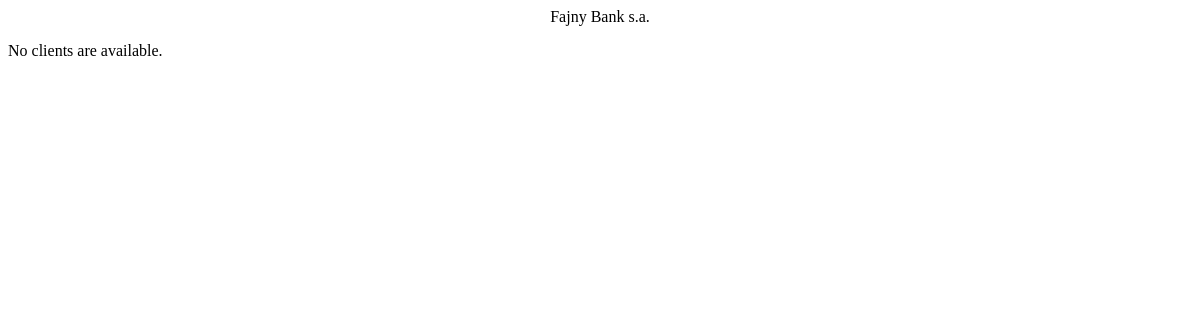
/bank/client/, run on an earlier commit of the app's database.
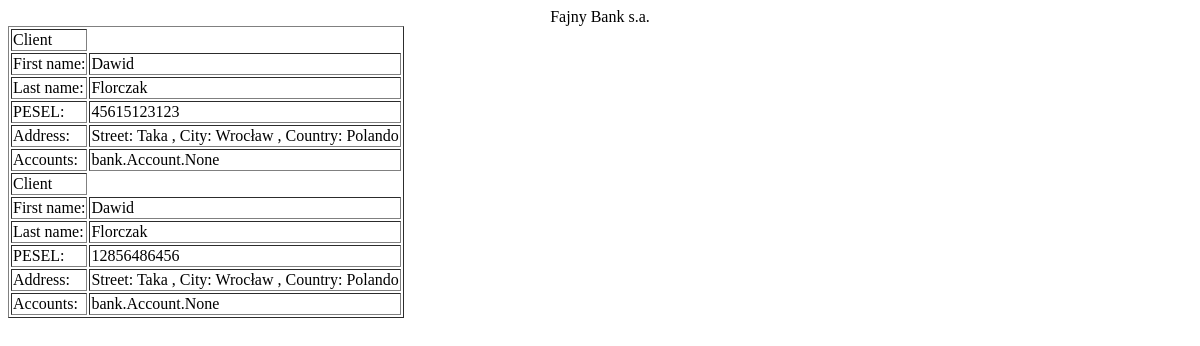
And on a later commit of the database.
### bank/models.py (models this page shows, shortened)
class Client(models.Model):
    first_name = models.CharField(max_length=50)
    last_name = models.CharField(max_length=50)
    pesel = models.CharField(max_length=11)
    address = models.ForeignKey(Address, on_delete=models.CASCADE)
    accounts = models.ManyToManyField(Account)

class Address(models.Model):
    street = models.CharField(max_length=50)
    city = models.CharField(max_length=50)
    country = models.CharField(max_length=50)
    def __str__(self):
        return '{} {} {} {} {} {}'.format('Street:', self.street, ', City:', self.city, ', Country:', self.country)

### bank/views.py (the view)
# urls.py: path('client/', views.client, name='client'),
def client(request):
    client_list = Client.objects.all
    template = loader.get_template('bank/client.html')
    context = {
        'client_list': client_list,
    }
    return HttpResponse(template.render(context, request))

### bank/templates/bank/client.html
<center>Fajny Bank s.a. </center>
{% if client_list %}
    <table border>
    {% for client in client_list %}
        <tr><td>Client</td></tr>
        <tr><td>First name:</td><td>{{ client.first_name }}</td></tr>
        <tr><td>Last name:</td><td>{{ client.last_name }}</td></tr>
        <tr><td>PESEL:</td><td>{{ client.pesel }}</td></tr>
        <tr><td>Address:</td><td>{{ client.address }}</td></tr>
        <tr><td>Accounts:</td><td>{{ client.accounts }}</td></tr>
    {% endfor %}
    </table>
{% else %}
    <p>No clients are available.</p>
{% endif %}

What changed in the data, as far as the page shows it:
added Client: first_name "Dawid", last_name "Florczak", pesel "45615123123", address "Street: Taka , City: Wrocław , Country: Polando", accounts "bank.Account.None"
added Client: first_name "Dawid", last_name "Florczak", pesel "12856486456", address "Street: Taka , City: Wrocław , Country: Polando", accounts "bank.Account.None"
Also different on the page:
text no longer shown: "No clients are available."
